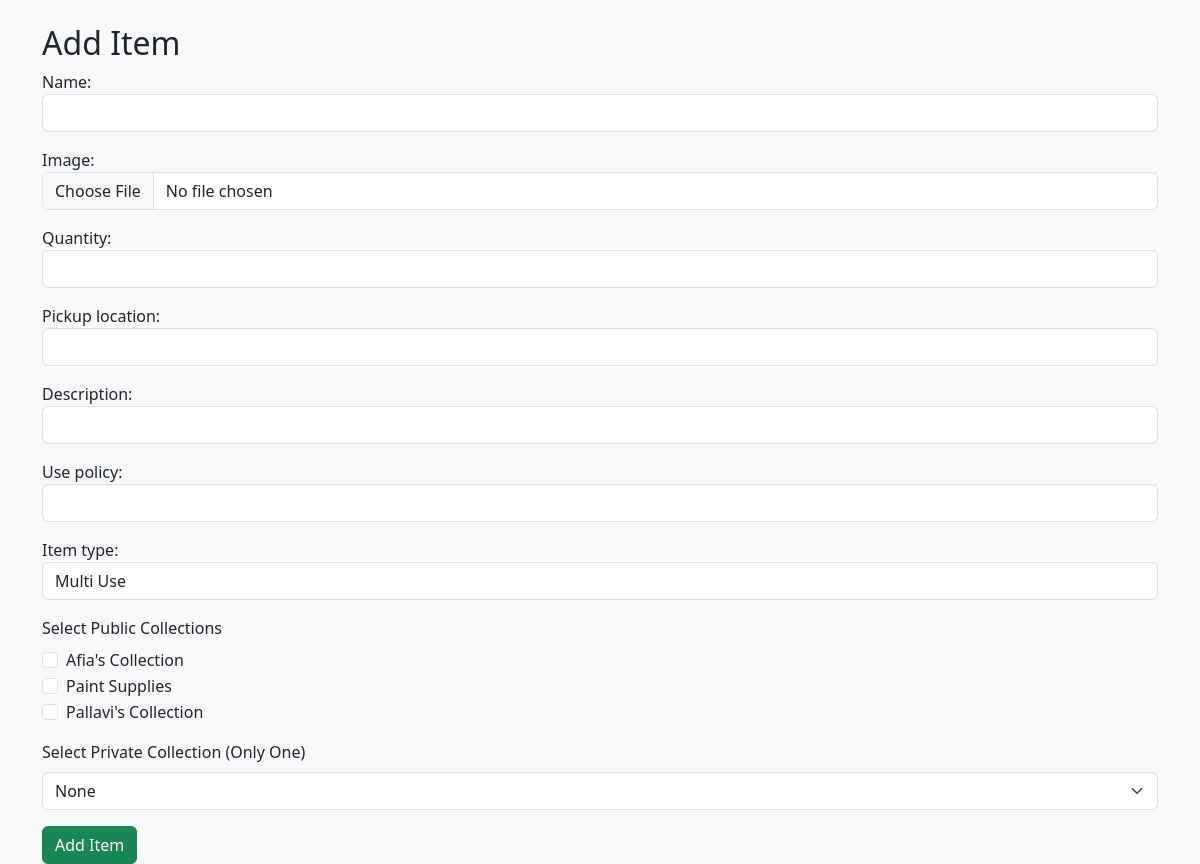
The app's page /artlibrary/add_item/ (signed in), older data.
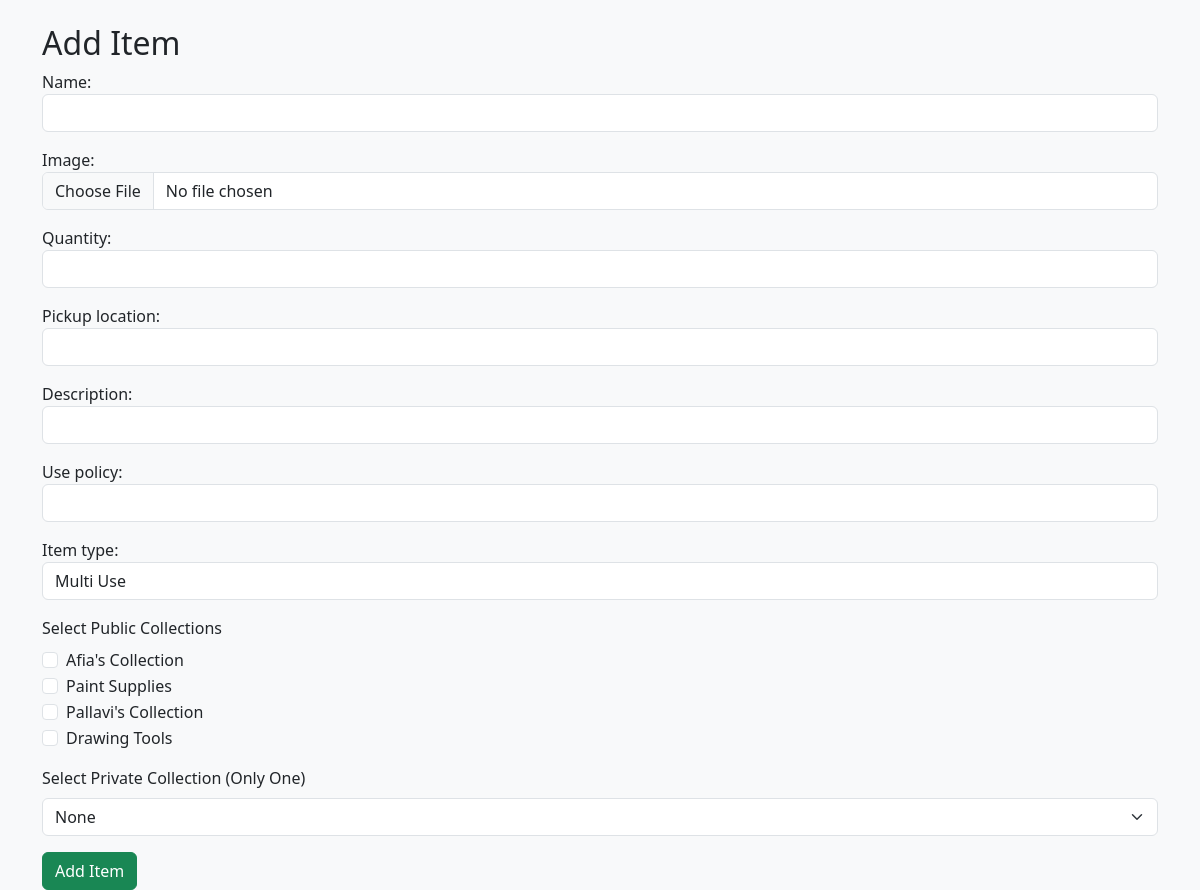
The same page, newer data.
### artlibrary/models.py (models this page shows, shortened)
class Collection(models.Model):
    title = models.CharField(max_length=255)
    description = models.TextField(blank=True, null=True)
    num_items = models.PositiveIntegerField(default=0)
    is_public = models.BooleanField(default=True)
    users = models.ManyToManyField(CustomUser, blank=True, related_name='collections')
    added_by = models.ForeignKey(CustomUser, on_delete=models.CASCADE, related_name='created_collections', default=2)
    art_supplies = models.ManyToManyField('ArtSupply', blank=True, related_name='collections_in')

### artlibrary/views.py (the view, shortened to what this page needs)
# urls.py: path('add_item/',views.add_item,name="add_item"),
@login_required
def add_item(request):
    if(request.user.user_role!="librarian"):
        if request.user.user_role=="anonymous":
            return redirect("anonymous_page")
        else:
            return redirect("patron_page")
    collections = Collection.objects.all()
    add_item_form = AddArtSupplyForm(request.POST or None, request.FILES or None)
    return render(request, 'artlibrary/add_item.html', {
        'add_item_form': add_item_form,
        'collections': collections
    })

### artlibrary/forms.py
class AddArtSupplyForm(forms.ModelForm):
    class Meta:
        model = ArtSupply
        fields = ['name', 'image', 'quantity', 'pickup_location','description','use_policy','item_type']
        widgets = {
            'name': forms.TextInput(attrs={'class': 'form-control'}),
            'quantity': forms.NumberInput(attrs={'class': 'form-control'}),
            'pickup_location': forms.TextInput(attrs={'class': 'form-control'}),
            'image': forms.ClearableFileInput(attrs={'class': 'form-control'}),
            'description': forms.TextInput(attrs={'class': 'form-control'}),
            'use_policy':forms.TextInput(attrs={'class':'form-control'}),
            'item_type':forms.Select(attrs={'class':'form-control'}),
        }

### artlibrary/templates/artlibrary/add_item.html (shortened to what this page needs)
{% load django_bootstrap5 %}
<!DOCTYPE html>
<html lang="en">
<head>
    {% bootstrap_css %}
</head>
<body class="bg-light">
    <div class="container mt-4">
        <h2>Add Item</h2>
        <form method="POST" enctype="multipart/form-data">
            {{ add_item_form.as_p }}
            <div class="mb-3">
                <label class="form-label">Select Public Collections</label>
                <div>
                    {% for collection in collections %}
                        {% if collection.is_public %}
                            <div class="form-check">
                                <input class="form-check-input" type="checkbox" name="public_collections" value="{{ collection.id }}" id="public_{{ collection.id }}">
                                <label class="form-check-label" for="public_{{ collection.id }}">
                                    {{ collection.title }}
                                </label>
                            </div>
                        {% endif %}
                    {% endfor %}
                </div>
            </div>
            <div class="mb-3">
                <label for="private_collection" class="form-label">Select Private Collection (Only One)</label>
                <select id="private_collection" name="private_collection" class="form-select">
                    <option value="">None</option>
                </select>
            </div>
            <button type="submit" name="add_item" class="btn btn-success">Add Item</button>
        </form>
    </div>
</body>
</html>

Row changes from the older to the newer data that the page shows:
added Collection: title "Drawing Tools"
